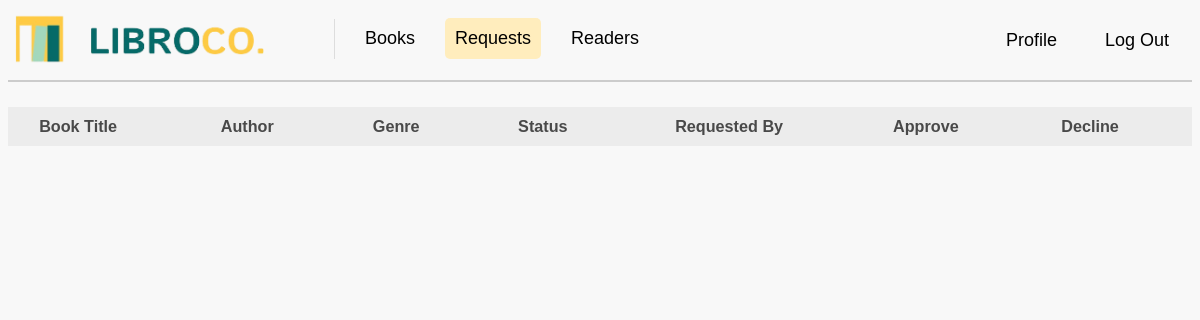
/requests (signed in), run on an earlier commit of the app's database.
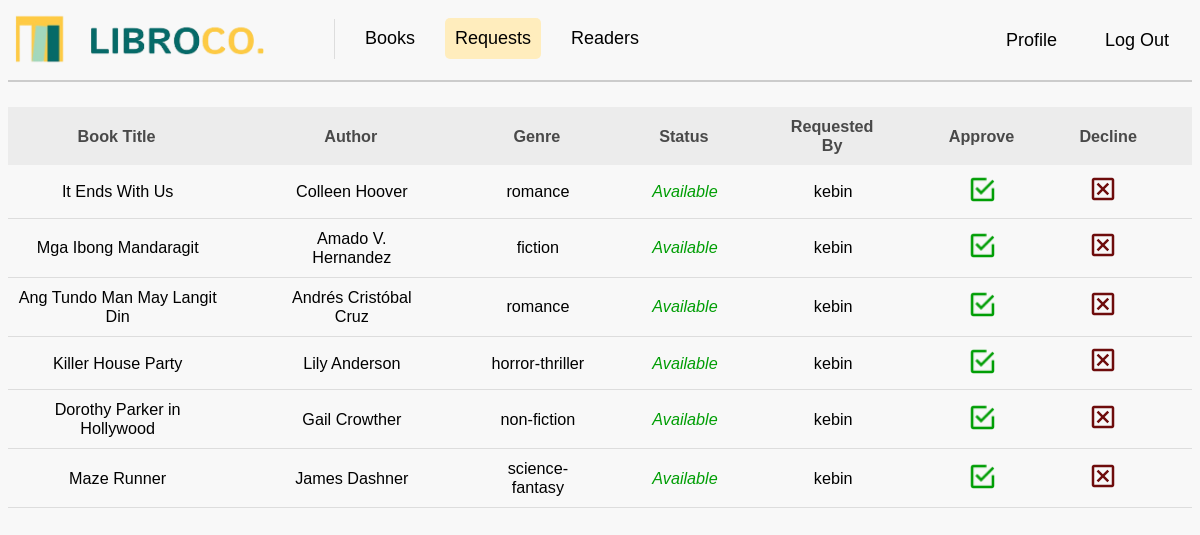
And on a later commit of the database.
### tables this page shows
CREATE TABLE requests (
request_id INTEGER PRIMARY KEY AUTOINCREMENT,
user_id INTEGER,
book_id INTEGER,
request_date TIMESTAMP DEFAULT CURRENT_TIMESTAMP, due_date DATE DEFAULT NULL, status VARCHAR(20) DEFAULT 'Pending',
FOREIGN KEY (user_id) REFERENCES users(user_id),
FOREIGN KEY (book_id) REFERENCES books(book_id));

CREATE TABLE "books" (
	"book_id"	INTEGER,
	"book_title"	VARCHAR(50) UNIQUE,
	"author"	VARCHAR(50),
	"publication_year"	INTEGER(5),
	"genre"	VARCHAR(20),
	"description"	VARCHAR(300),
	"image"	VARCHAR(100),
	PRIMARY KEY("book_id")
);

CREATE TABLE "users" (
	"user_id"	INTEGER PRIMARY KEY AUTOINCREMENT,
	"user_name"	TEXT,
	"user_email"	TEXT,
	"user_password"	TEXT UNIQUE,
	"user_contact"	TEXT,
	"user_code"	TEXT
);

### app.py (the view)
@app.route("/requests")
def requests():
    if 'user_id' not in session or session.get('user_id') != 1:
        flash("You must be logged in as a librarian to view requests.")
        return redirect(url_for("login"))
    sql_get_requests = """
    SELECT b.book_title, b.author, b.genre, s.availability, u.user_name, r.request_id
    FROM requests r
    JOIN books b ON r.book_id = b.book_id
    JOIN users u ON r.user_id = u.user_id
    JOIN status s ON b.book_id = s.book_id
    WHERE r.status = 'Pending'  -- Only show pending requests
    """
    requests = getprocess(sql_get_requests)
    return render_template("requests.html", requests=requests)

### app.py (called while the page is built)
@app.before_request
def before_request():
    print("Session data:", session)

### dbhelper.py (called while the page is built)
def getprocess(sql: str, params: tuple = ()) -> list:
    try:
        db = connect(database, timeout=30, check_same_thread=False)  # Adding timeout and thread safety
        db.row_factory = Row  # Ensure that rows are returned as dictionaries
        cursor = db.cursor()
        cursor.execute(sql, params)
        data = cursor.fetchall()  # Fetch the data
        return data
    except Error as e:
        print(f"SQLite error: {e}")
        return []
    finally:
        db.close()  # Ensure the connection is closed

### templates/requests.html (shortened to what this page needs)
<!DOCTYPE html>
<html>
<head>
    <link rel="stylesheet" href="{{ url_for('static', filename='css/mainstyle.css') }}">
</head>
<body>
    <nav>
        <a class="navbar-brand" href="{{ url_for('books') }}">
            <img src="{{ url_for('static', filename='images/logo.png') }}" class="logo" width="250" height="50" alt="LibroCo. Logo">
        </a>
        <div class="navbar-links">
            <a href="{{ url_for('books') }}">Books</a>
            <a href="{{ url_for('requests') }}" class="active">Requests</a>
            <a href="{{ url_for('readers') }}">Readers</a>
        </div>
        <div class="navbar-right">
            <a href="{{ url_for('profile') }}">Profile</a>
            <a href="{{ url_for('logout') }}">Log Out</a>
        </div>
    </nav>
    <div class="divider"></div>
    <div class="scrollable-table">
        <table class="table">
            <tr>
                <th>Book Title</th>
                <th>Author</th>
                <th>Genre</th>
                <th>Status</th>
                <th>Requested By</th>
                <th>Approve</th>
                <th>Decline</th>
            </tr>
            {% for request in requests %}
                <tr>
                    <td>{{ request.book_title }}</td>
                    <td>{{ request.author }}</td>
                    <td>{{ request.genre }}</td>
                    <td class="status">
                        {% if request.availability == 'Available' %}
                            <span class="available">Available</span>
                        {% else %}
                            <span class="unavailable">Unavailable</span>
                        {% endif %}
                    </td>
                    <td>{{ request.user_name }}</td>
                    <td class="action-cell">
                        <form action="{{ url_for('approve_request', request_id=request.request_id) }}" method="post">
                            <button class="approve-btn">
                                <img src="{{ url_for('static', filename='images/tsek.png') }}" class="tsek" alt="Approve">
                            </button>
                        </form>
                    </td>
                    <td class="action-cell">
                        <form action="{{ url_for('decline_request') }}" method="post">
                            <button class="decline-btn">
                                <img src="{{ url_for('static', filename='images/eks.png') }}" class="eks" alt="Decline">
                            </button>
                        </form>
                    </td>
                </tr>
            {% endfor %}
        </table>
    </div>
</body>
</html>

### static/css/mainstyle.css (style rules this page uses)
.navbar-right a { transition: background-color 0.3s ease; margin-right: 8px; margin-top: 2px; }
body { background: #f8f8f8; background-repeat: no-repeat; background-attachment: fixed; background-size: 100% 100%; font-family: 'Istok Web', sans-serif; }
.logo { margin: -9px; margin-right: 0; margin-left: -9px; margin-top: -9px; }
nav { display: flex; justify-content: flex-start; align-items: center; padding: 5px; background-color: #f8f8f8; font-size: 18px; }
.navbar-brand { display: flex; align-items: center; text-decoration: none; color: black; margin-right: 40px; }
.navbar-links { display: flex; margin-top: -1px; margin-left: 0%; gap: 20px; font-size: 18px; }
.navbar-right { display: flex; margin-left: auto; gap: 20px; }
nav a { text-decoration: none; color: black; padding: 10px; font-family: Arial, Helvetica, sans-serif; transition: background-color 0.3s ease; }
.active { background-color: #ffedbd; border-radius: 5px; font-weight: normal; }
.divider { width: auto; height: 2px; background-color: #ccc; margin-top: 10px; margin-left: fixed; }
.scrollable-table { height: auto; width: auto; overflow-y: auto; scroll-snap-type: y mandatory; font-size: 18px; }
.scrollable-table>.table { width: 100%; }
.table { font-family: Arial, Helvetica, sans-serif; border-collapse: collapse; font-size: 0.9em; margin: 25px 0; min-width: 400px; text-align: center; }
.table th { background-color: #e7e7e7; opacity: 70%; color: #000; text-align: center; position: sticky; font-weight: bold; padding: 0.625rem; padding-left: -3.125rem; padding-right: 3.438rem; }
.table td { padding: 0.625rem; padding-left: -3.125rem; padding-right: 3.3rem; font-weight: normal; border-bottom: 1px solid #dddddd; text-align: center; }
.table tbody tr { background-color: transparent; }
.available { color: #009E05; font-style: italic; }
.tsek { width: 25px; height: 25px; cursor: pointer; }
.eks { width: 30px; height: 30px; cursor: pointer; margin-left: -8px; margin-top: -1.3px; margin-right: 4px; }
button.approve-btn, button.decline-btn { background: none; border: none; padding: 0; cursor: pointer; }

What changed in the data, as far as the page shows it:
added requests: book_title "It Ends With Us", author "Colleen Hoover", genre "romance", user_name "kebin"
added requests: book_title "Mga Ibong Mandaragit", author "Amado V. Hernandez", genre "fiction", user_name "kebin"
added requests: book_title "Ang Tundo Man May Langit Din", author "Andrés Cristóbal Cruz", genre "romance", user_name "kebin"
added requests: book_title "Killer House Party", author "Lily Anderson", genre "horror-thriller", user_name "kebin"
added requests: book_title "Dorothy Parker in Hollywood", author "Gail Crowther", genre "non-fiction", user_name "kebin"
added requests: book_title "Maze Runner", author "James Dashner", genre "science-fantasy", user_name "kebin"
